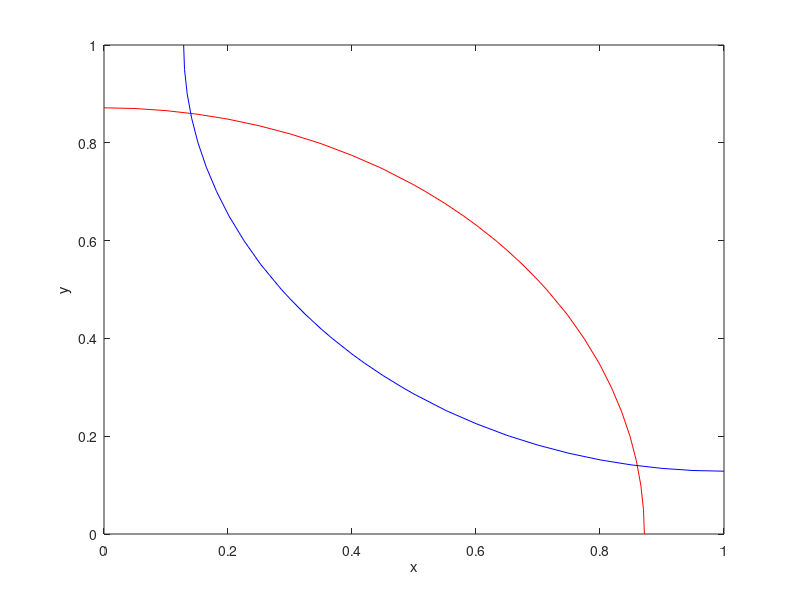

Write the MATLAB code that produced this figure.
mu1 = [0 0];
mu2 = [1 1];
sigma = [1 0; 0 1];

%p = mvncdf([0 0],[1 1],mu,sigma);

x1 = 0:.05:1;
x2 = 0:.05:1;
[X1,X2] = meshgrid(x1,x2);
X = [X1(:) X2(:)];

y1 = mvnpdf(X,mu1,sigma);
y1 = reshape(y1,length(x2),length(x1));

y2 = mvnpdf(X,mu2,sigma);
y2 = reshape(y2,length(x2),length(x1));


c1 = contour(x1,x2,y1,[1], 'r')
hold 
c2 = contour(x1,x2,y2,[1], 'b')
hold on


% r1 = c1;
% r1(:,1) = [];
% r2 = c2;
% r2(:,1) = [];
% r2 = fliplr(r2);
 
%   btwRegion = [c1(1,5:33), c2(1,5:33)];
%   x_region = [c1(2,5:33), c2(2,5:33)];
%   fill(x_region, btwRegion, 'g');

%   btwRegion = [c1(1,60:92), c2(1,60:92)];
%   x_region = [c1(2,60:92), c2(2,60:92)];
%   fill(x_region, btwRegion, 'g');

xlabel('x')
ylabel('y')
%line([0 0 1 1 0],[1 0 0 1 1],'Linestyle','--','Color','k')
